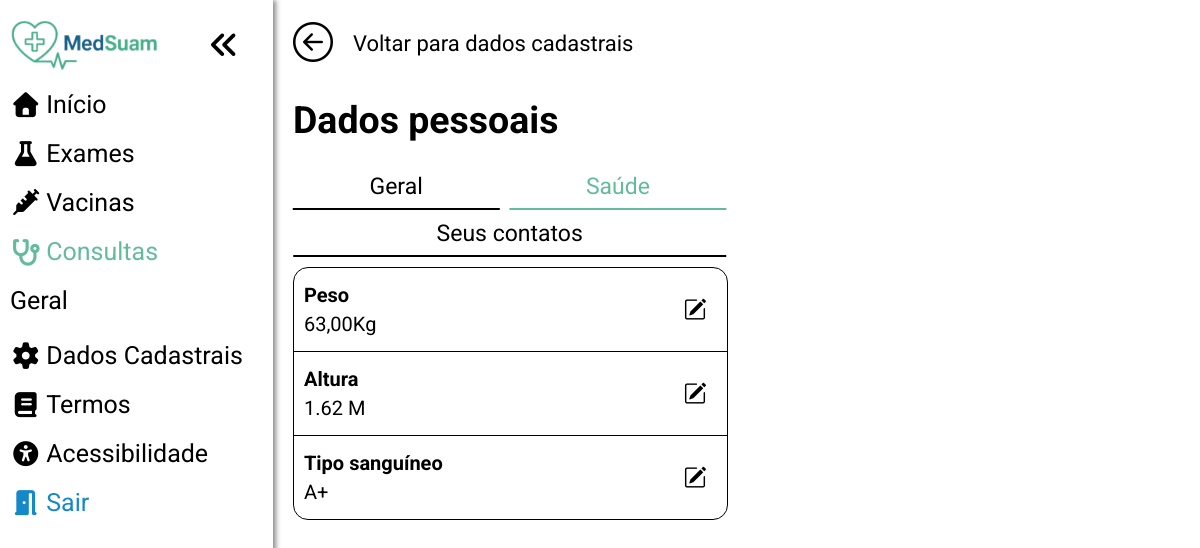
The page /pages/dadosCadastraisPages/saude.php (signed in) on the database its author committed.
### tables this page shows
CREATE TABLE `paciente` (
  `id_paciente` int(11) NOT NULL AUTO_INCREMENT,
  `nome_paciente` varchar(255) NOT NULL,
  `cpf_paciente` varchar(14) NOT NULL,
  `data_nasc_paciente` date NOT NULL,
  `email_paciente` varchar(100) NOT NULL,
  `senha_paciente` varchar(100) NOT NULL,
  `sexo_paciente` varchar(20) NOT NULL,
  `status_paciente` enum('ativo','inativo') NOT NULL DEFAULT 'ativo',
  `peso` decimal(6,2) DEFAULT NULL,
  `altura` decimal(5,2) DEFAULT NULL,
  `tipo_sanguineo` varchar(10) DEFAULT NULL,
  `nome_social_paciente` varchar(100) DEFAULT NULL,
  `estado_civil` varchar(20) DEFAULT NULL,
  PRIMARY KEY (`id_paciente`),
  UNIQUE KEY `email_UNIQUE` (`email_paciente`),
  UNIQUE KEY `cpf_UNIQUE` (`cpf_paciente`)
);

### pages/dadosCadastraisPages/saude.php (the view, shortened to what this page needs)
<?php
    include "../../dbMedsuam.php";
    $sql = "SELECT * FROM paciente WHERE id_paciente={$_SESSION['id']} LIMIT 1";
    $result = mysqli_query($conn, $sql);
    $account = mysqli_fetch_assoc($result);
?>
<!DOCTYPE html>
<html lang="pt-BR">
<head>
    <link rel="stylesheet" href="../../css/userpage.css"/>
    <link rel="stylesheet" href="https://cdnjs.cloudflare.com/ajax/libs/font-awesome/7.0.1/css/all.min.css" />
    <link rel="stylesheet" href="https://cdn.jsdelivr.net/npm/bootstrap-icons@1.11.3/font/bootstrap-icons.min.css">
</head>
<body>
    <aside>
        <div class="background">
        <ul>
            <li>
                <div class="menuIconContainer">
                <a href="../../userpage.php"><img class="logo" src="../../images/Logo_medsuam-removebg-preview (1).png" alt="logo"/></a>
                 <label for="sidebar" class="menuIcon">
                    <i class="fas fa-angle-double-left"></i>
                </label>
                </div>
            </li>
            <li>
                <a href="../userpage.php" class="linkPage">
                    <i class="fa-solid fa-house"></i>
                    <span>Início</span>
                </a>
            </li>
            <li>
                <a href="../exames.html" class="linkPage">
                    <i class="fa-solid fa-flask"></i>
                    <span>Exames</span>
                </a>
            </li>
            <li>
                <a href="../vacinas.html" class="linkPage">
                    <i class="fas fa-syringe"></i>
                    <span>Vacinas</span>
                </a>
            </li>
            <li>
                <a href="../consultas.html" class="linkPage currentPage">
                    <i class="fa fa-stethoscope"></i>
                    <span>Consultas</span>
                </a>
            </li>
            <li class="geralSpanContainer">
                <span class="geralSpan">Geral</span>
            </li>
            <li>
                <a href="../dadosCadastrais.html" class="linkPage">
                    <i class="fas fa-gear"></i>
                    <span>Dados Cadastrais</span>
                </a>
            </li>
            <li>
                <a class="linkPage">
                <i class="fas fa-book"></i>
                <span>Termos</span>
                </a>
            </li>
            <li>
                <label id="acessibilidadeLabel" class="linkPage" for="acessibilidade">
                    <i class="fa fa-universal-access"></i>
                    <span>Acessibilidade</span>
                </label>
            </li>
            <li class="sairContainer">
                <a id="sairLink" href="../../sair.php">
                    <i class="fas fa-door-open"></i>
                    <span>Sair</span>
                </a>
            </li>
        </ul>
        </div>
    </aside>
    <main>
        <section id="saude" class="twoGrid margin">
            <div class="left">
                <a href="../dadosCadastrais.html" class="backToInicioLink backToDadosCadastrais">
                    <i class="bi bi-arrow-left-circle"></i>
                    <span>Voltar para dados cadastrais</span>
                </a>
                <h1>Dados pessoais</h1>
                <div class="linksBar">
                    <a href="./geral.php">Geral</a>
                    <a href="./saude.php" class="selected">Saúde</a>
                    <a href="./seusContatos.php">Seus contatos</a>
                </div>
                <form action="saude.php" method="post" class="dadosContainer">
                    <div class="dadosContainerContent">
                        <strong>Peso</strong>
                        <span class="infoSpan"><?php echo number_format($account['peso'], 2, ",", ".") . 'Kg' ?></span>
                        <button type="button" class="editBtn">
                            <i class="bi bi-pencil-square"></i>
                        </button>
                    </div>
                    <div class="dadosContainerContent">
                        <strong>Altura</strong>
                        <span class="infoSpan"><?php echo number_format(floatVal(str_replace(',', '.', $account['altura'])) / 100, 2, ".", ".") . " M"?></span>
                        <button type="button" class="editBtn">
                            <i class="bi bi-pencil-square"></i>
                        </button>
                    </div>
                    <div class="dadosContainerContent noBorder">
                        <strong>Tipo sanguíneo</strong>
                        <span class="infoSpan"><?php echo $account['tipo_sanguineo']?></span>
                        <button type="button" class="editBtn">
                            <i class="bi bi-pencil-square"></i>
                        </button>
                    </div>
                </form>
            </div>
        </section>
    </main>
</body>
</html>

### css/userpage.css (style rules this page uses)
:root { --borda: #8e8d8d; --padrao: rgba(92, 184, 150, 0.957); --azulClaro: #1588ca; --cianoClaro: rgba(96, 225, 178, 0.957); }
body { display:grid; grid-template-columns: auto 1fr; grid-template-rows: 1fr; min-height: 100vh; grid-template-areas: "sidebar main"; margin: 0; padding: 0; font-size: 25px; font-family: "Roboto", sans-serif; }
aside { grid-area: sidebar; background-color: white; height:100%; width: 100%; transition: 300ms ease-in-out; padding: 20px 10px; align-items: center; overflow: hidden; border: none; box-shadow: 3px 0 5px #8e8d8d ; z-index: 100; }
main { grid-area: main; }
.logo { height: 50px; }
aside ul li a, aside ul li label { white-space: nowrap; display: flex; gap:5px; align-items: center; cursor: pointer; position: relative; text-decoration: none; color:black; }
.currentPage { color: var(--padrao) }
.linkPage::after { content:''; position:absolute; width:0px; height:3px; background-image: linear-gradient(to right, var(--padrao), var(--cianoClaro)); bottom:-5px; left: 0px; transition: 600ms ease-in-out; transform-origin: left; }
aside ul { list-style-type:none; margin:0; padding:0; display: inline-block; }
aside ul li { margin-bottom: 20px; }
aside ul li i { font-size: 25px; }
.menuIcon { transition: 600ms ease; z-index: 10; }
.menuIcon i { font-size: 30px; }
.menuIconContainer { display: flex; justify-content: space-between; transition: 600ms ease; }
.logo { transition: 600ms ease; }
.geralSpan { transition: 600ms ease-in-out; display: inline-block; overflow: hidden; white-space: nowrap; }
#sairLink { color: var(--azulClaro); text-decoration: none; }
main { box-sizing: border-box; }
#acessibilidadeLabel { background-color: white; border:none; font-size: 25px; padding: 0; margin: 0; cursor:pointer; }
#acessibilidadeLabel span { font-size: 25px; }
aside { position:relative; }
.background { background-color: white; height:100%; width:100%; box-sizing: border-box; }
.margin { margin: 20px 20px 20px 40px; }
.twoGrid { display:grid; grid-template-columns: 1fr 1fr; grid-template-rows: 1fr; grid-template-areas: "left right"; gap:20px; }
.left { grid-area: left; }
.backToInicioLink { background-color: transparent; border:none; cursor: pointer; text-decoration: none; color:black; }
.backToInicioLink i { font-size: 40px; font-weight: 900; }
.backToDadosCadastrais { display:flex; flex-direction: row; align-items: center; gap:20px; }
.backToDadosCadastrais span { font-size: 22px; }
.dadosContainer { border: solid 1px black; border-radius: 15px; width: 100%; }
.dadosContainerContent { display:flex; flex-direction: column; font-size: 20px; gap:5px; border-bottom: 1px solid black; position: relative; padding: 15px 10px; }
.dadosContainerContent button { position:absolute; right: 15px; top: 50%; transform: translateY(-50%); background-color: transparent; border: none; cursor:pointer; font-size: 23px; transition: 600ms ease; }
.dadosContainerContent button i { color:black; }
.dadosContainerContent span { max-width: 500px; }
.noBorder { border: none; }
.linksBar { display: flex; justify-content:center; gap: 10px; margin-bottom: 10px; width: 100%; }
.linksBar a { text-decoration: none; color:black; position: relative; padding: 0 40px 10px 40px; font-size: 23px; }
.linksBar a:after { content: ''; width:100%; height: 2px; background-color: #000; position: absolute; bottom:0; left:50%; transform: translateX(-50%); }
.linksBar a.selected { color: var(--padrao); }
.linksBar a.selected::after { background-color: var(--padrao); }
.linksBar { display: flex; flex-wrap: wrap; justify-content: space-between; }
.linksBar a { flex: 1 1 auto; min-width: 100px; text-align: center; }

### rows shown on the page
paciente: peso "63,00", altura "1.62", tipo_sanguineo "A+"
